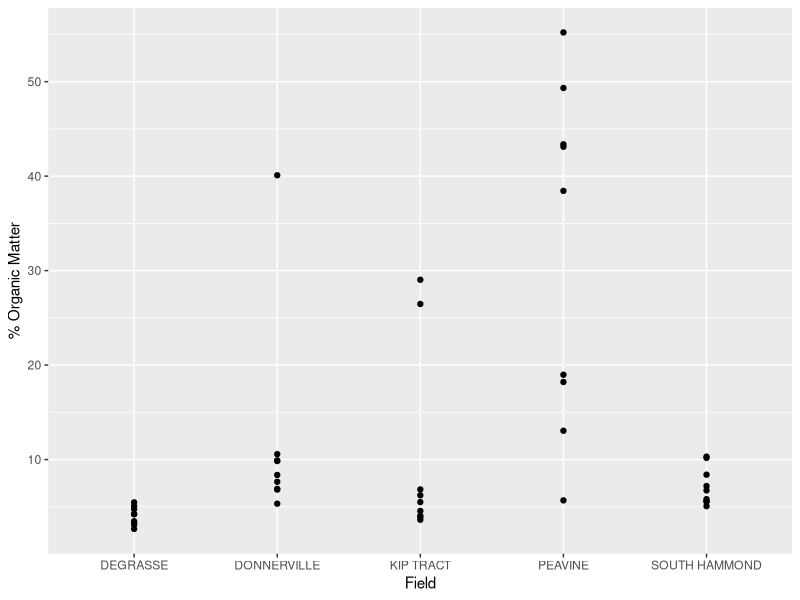
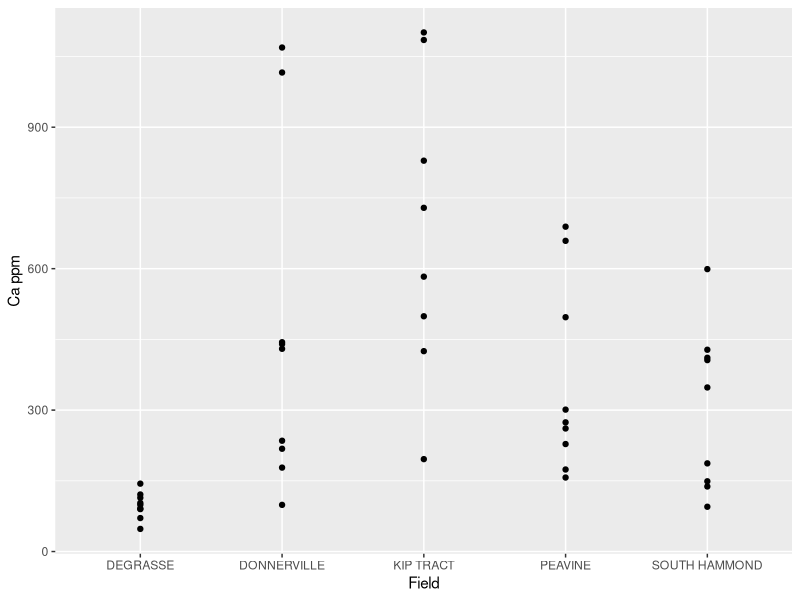
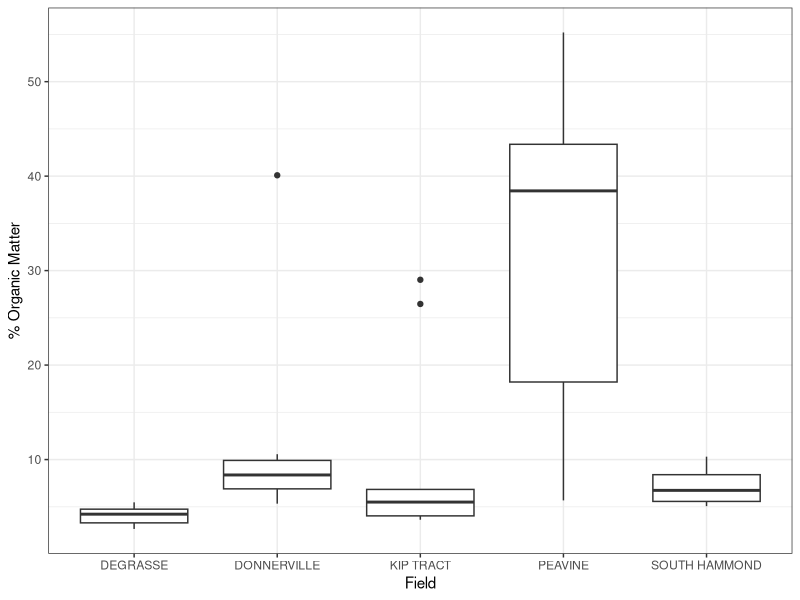
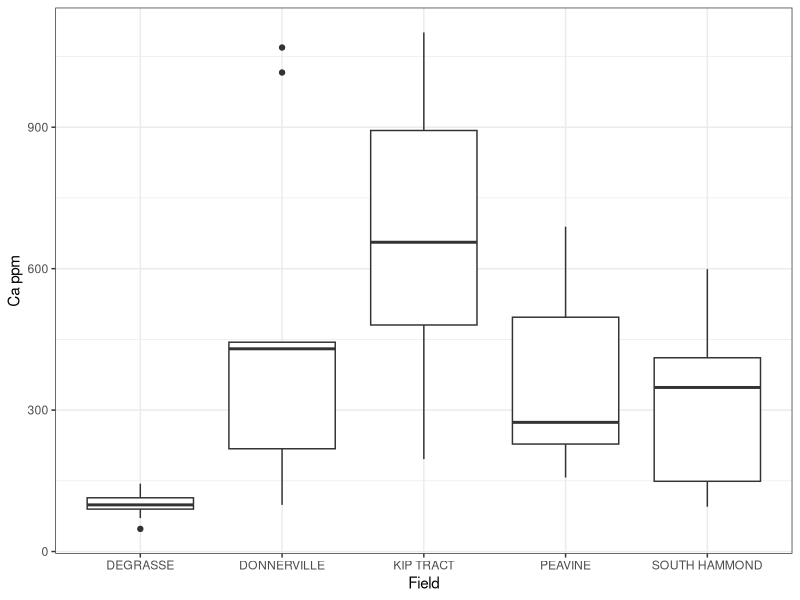
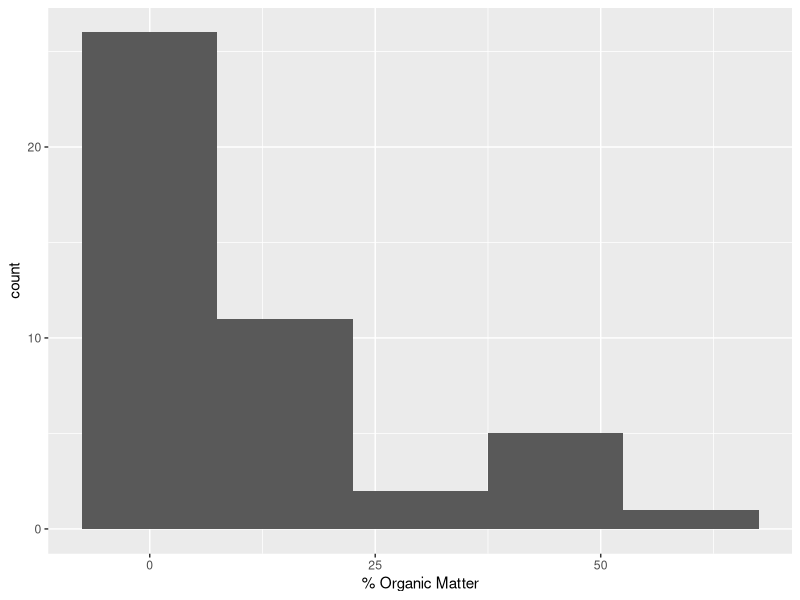
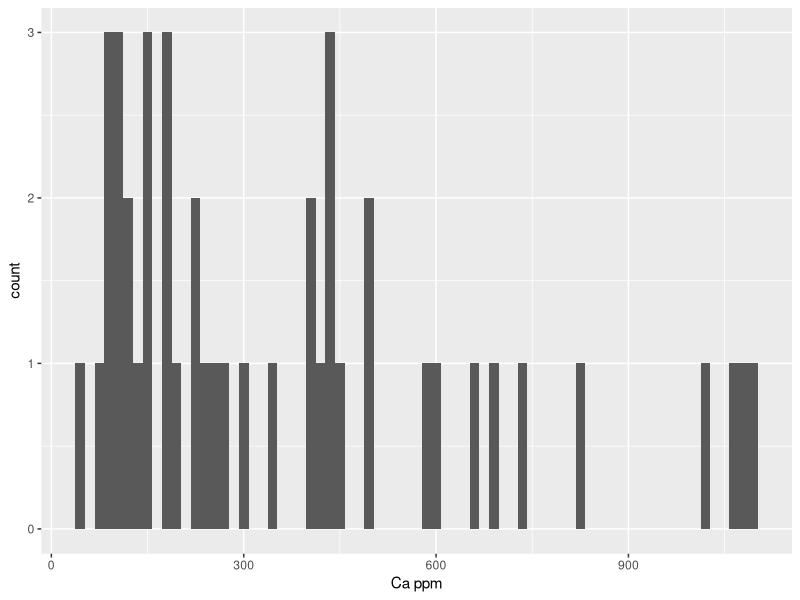
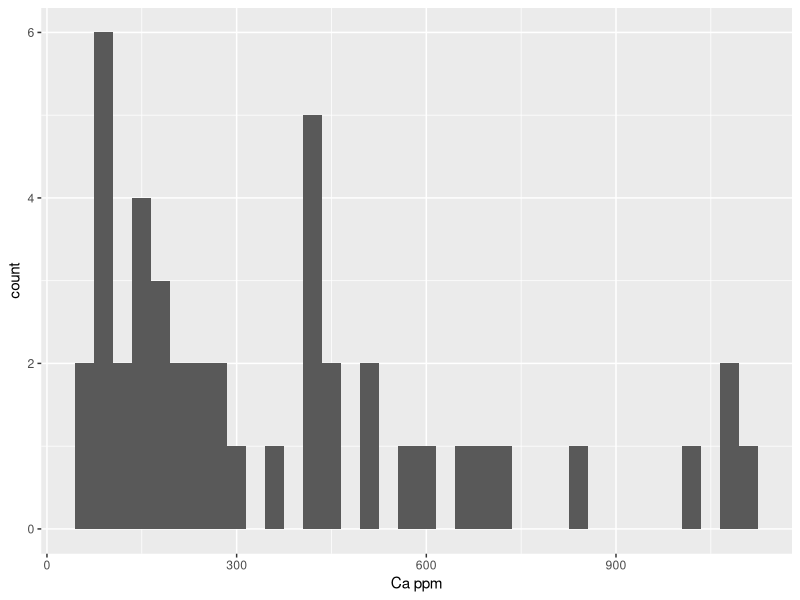

Recreate these plots in R, in order.
## ---- chunk 1
rm(list = ls())
library(dplyr)
library(ggplot2)
library(here)
## ---- chunk 2
soil <- read.csv(here("Data", "soil_data.csv"))
## ---- chunk 3
# scatter plot
# field name needs to rename to just forest name

soil$Field.Name[1:9] <- "DEGRASSE"
soil$Field.Name[10:18] <- "DONNERVILLE"
soil$Field.Name[19:27] <- "KIP TRACT"
soil$Field.Name[28:36] <- "PEAVINE"
soil$Field.Name[37:45] <- "SOUTH HAMMOND"

## ---- chunk 4
ggplot(soil, aes(y = SOM_percent, x = Field.Name)) + geom_point() + ylab("% Organic Matter") + xlab("Field")
## ---- chunk 5
ggplot(soil, aes(y = Ca.ppm, x = Field.Name)) + geom_point() + ylab("Ca ppm") + xlab("Field")
## ---- chunk 6
ggplot(soil, aes(x = Field.Name, y = SOM_percent)) + geom_boxplot() + ylab("% Organic Matter") + xlab("Field")  + theme_bw()
## ---- chunk 7
ggplot(soil, aes(x = Field.Name, y = Ca.ppm)) + geom_boxplot() + ylab("Ca ppm") + xlab("Field")  + theme_bw()
## ---- chunk 8
ggplot(soil, aes(x = SOM_percent)) + geom_histogram(binwidth = 15) + xlab("% Organic Matter") 
## ---- chunk 9
ggplot(soil, aes(x = Ca.ppm)) + geom_histogram(binwidth = 15) + xlab("Ca ppm")
ggplot(soil, aes(x = Ca.ppm)) + geom_histogram(binwidth = 30) + xlab("Ca ppm")
